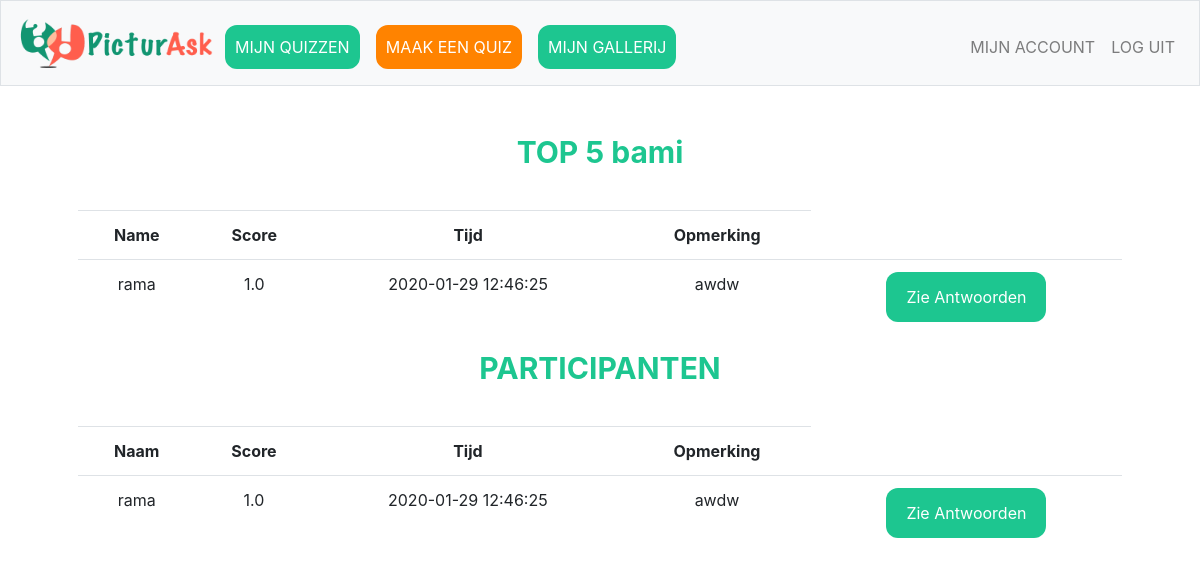
The page /results/126 (signed in) on the database its author committed.
### tables this page shows
CREATE TABLE 'quizes' ('quiz_id' integer PRIMARY KEY AUTOINCREMENT NOT NULL,'user_id' integer NOT NULL, 'quiz_titel'  text NOT NULL  , 'date'  timestamp DEFAULT CURRENT_DATE  , 'gif' text, 'dankwoord' text);

CREATE TABLE 'participants' ('participant_id' integer PRIMARY KEY AUTOINCREMENT NOT NULL, 'quiz_id' integer NOT NULL, 'name' text NOT NULL,'score' real, 'time'  timestamp DEFAULT CURRENT_TIMESTAMP  , 'comment' text DEFAULT '');

### application.py (the view)
@app.route("/results/<quiz_id>", methods=["GET", "POST"])
@login_required
def results(quiz_id):
    quiz_naam = db.execute("SELECT quiz_titel FROM quizes WHERE quiz_id = :quiz_id", quiz_id=quiz_id)[0]["quiz_titel"]
    participanten_lijst = db.execute("SELECT * FROM participants WHERE quiz_id = :quiz_id", quiz_id=quiz_id)
    participanten_lijst.reverse()
    top_participanten = sorted(participanten_lijst, key=lambda x:x["score"])
    top_participanten.reverse()
    return render_template("results.html", participanten_lijst=participanten_lijst, quiz_naam=quiz_naam, top_participanten=top_participanten[:5])

### application.py (called while the page is built)
@app.after_request
def after_request(response):
    response.headers["Cache-Control"] = "no-cache, no-store, must-revalidate"
    response.headers["Expires"] = 0
    response.headers["Pragma"] = "no-cache"
    return response

### helpers.py (called while the page is built)
def login_required(f):
    @wraps(f)
    def decorated_function(*args, **kwargs):
        if session.get("user_id") is None:
            return redirect("/login")
        return f(*args, **kwargs)
    return decorated_function

### templates/results.html (shortened to what this page needs)
{% extends "layout.html" %}
{% block main %}
    <form action="/results/{{quiz_id}}" method="post">
        <div class="form-group">
            <table class="table table-hoverable">
                {% if top_participanten %}
                <h2>TOP 5 {{quiz_naam}}</h2>
                <tr>
                    <th>Name</th>
                    <th>Score</th>
                    <th>Tijd</th>
                    <th>Opmerking</th>
                </tr>
                {% for participant in top_participanten %}
                    <tr>
                        <td>{{participant["name"]}}</td>
                        <td>{{participant["score"]}}</td>
                        <td>{{participant["time"]}}</td>
                        {% if participant["comment"] == "" %}
                            <td><i><font color=#D1D1D1>Geen Opmerking</font></i></td>
                        {% else%}
                            <td>{{participant["comment"]}}</td>
                        {% endif %}
                        <td> <button type="button" class="btn login" style=width:160px; onclick="window.location.href='/antwoord/{{participant['participant_id']}}'">Zie Antwoorden</button></td>
                    </tr>
                {% endfor %}
            </table>
            <table class="table table-hoverable">
                <h2>PARTICIPANTEN {{quiz_name}}</h2>
                <tr>
                    <th>Naam</th>
                    <th>Score</th>
                    <th>Tijd</th>
                    <th>Opmerking</th>
                </tr>
                {% for participant in participanten_lijst %}
                    <tr>
                        <td>{{participant["name"]}}</td>
                        <td>{{participant["score"]}}</td>
                        <td>{{participant["time"]}}</td>
                        {% if participant["comment"] == "" %}
                            <td><i><font color=#D1D1D1>Geen Opmerking</font></i></td>
                        {% else%}
                            <td>{{participant["comment"]}}</td>
                        {% endif %}
                        <td> <button type="button" class="btn login" style=width:160px; onclick="window.location.href='/antwoord/{{participant['participant_id']}}'">Zie Antwoorden</button></td>
                    </tr>
                {% endfor %}
            </table>
        </div>
    </form>
    {% else %}
      <br><br><br><br><h2>Deze quiz heeft nog geen participanten</h2><br>
    {% endif %}
{% endblock %}

### static/styles.css (style rules this page uses)
body { background-color: white; background-repeat: no-repeat; background-size: cover; }
table { margin-top: 40px; }
button { -webkit-transition-duration: 0.4s; transition-duration: 0.4s; width:50%; height: 50px; background-color: #1DC690; color: #3D550C; border-radius: 12px; }
h2 { font-size: 30px; font-weight: bold; color: #1DC690; }
.login { -webkit-transition-duration: 0.4s; transition-duration: 0.4s; width:30%; height: 50px; background-color: #1DC690; outline: none; color: white; border-radius: 12px; }

### rows shown on the page
quizes: quiz_titel "bami"
participants: name "rama", score "1.0", time "2020-01-29 12:46:25", comment "awdw"
